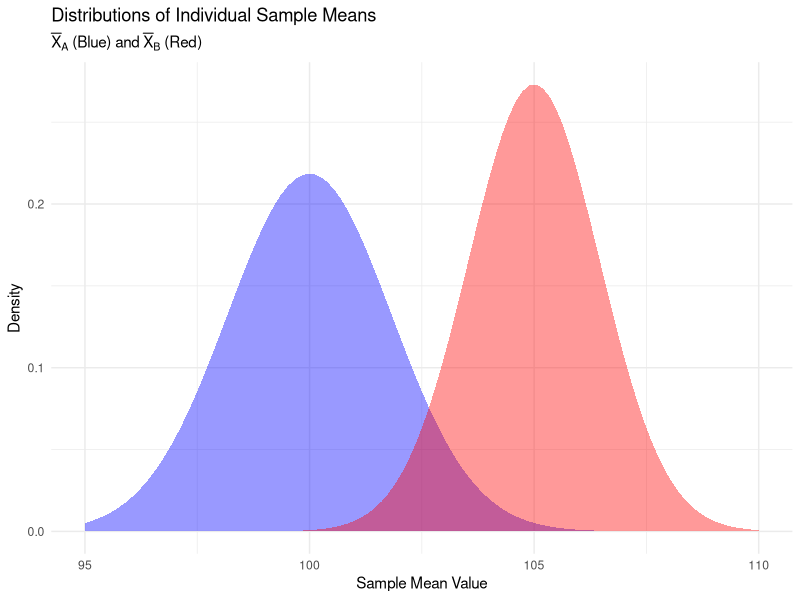
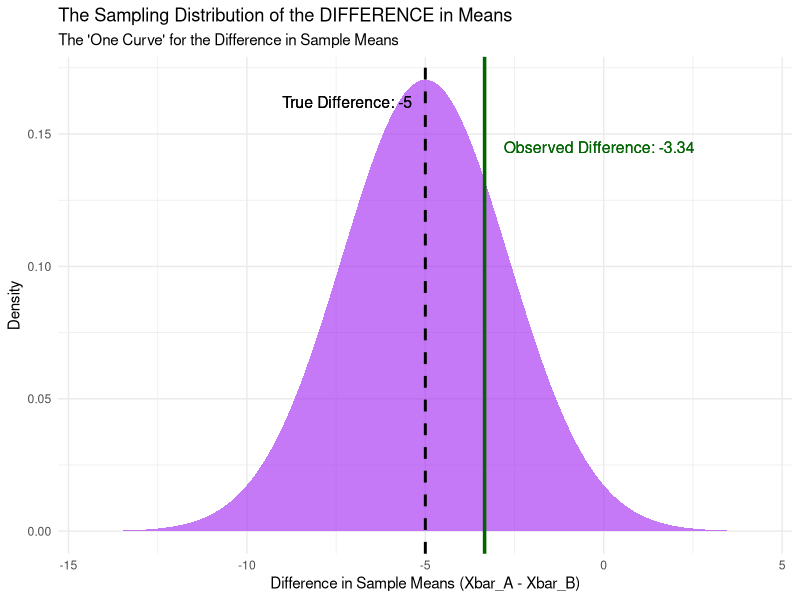

The R script that drew these images, in order:
## ---- chunk 1
#| label: setup
#| echo: false
#| message: false
library(ggplot2)
# Set a seed for reproducibility
set.seed(42) 

# --- Population Parameters (The "Truth") ---
mu_A <- 100
sigma_A <- 10
n_A <- 30

mu_B <- 105
sigma_B <- 8
n_B <- 30

# Calculate the theoretical values for the Difference Distribution
true_diff_mean <- mu_A - mu_B 
sd_diff_mean <- sqrt( (sigma_A^2 / n_A) + (sigma_B^2 / n_B) )
## ---- chunk 2
#| label: plot-individual-distributions
#| echo: true
#| code-fold: true
#| fig-width: 8
#| fig-height: 4
# Data for the individual sampling distributions (for plot limits)
data_sd_A <- data.frame(mean_A = c(mu_A - 3*sigma_A/sqrt(n_A), mu_A + 3*sigma_A/sqrt(n_A)))
data_sd_B <- data.frame(mean_B = c(mu_B - 3*sigma_B/sqrt(n_B), mu_B + 3*sigma_B/sqrt(n_B)))

# --- Individual Sample Mean Distributions Plot ---
ggplot(data.frame(x = c(95, 110)), aes(x)) +
  # Distribution A (Centered at mu_A = 100)
  stat_function(fun = dnorm, args = list(mean = mu_A, sd = sigma_A / sqrt(n_A)), 
                geom = "area", fill = "blue", alpha = 0.4) +
  # Distribution B (Centered at mu_B = 105)
  stat_function(fun = dnorm, args = list(mean = mu_B, sd = sigma_B / sqrt(n_B)), 
                geom = "area", fill = "red", alpha = 0.4) +
  labs(title = "Distributions of Individual Sample Means",
       subtitle = expression(paste(bar(X)[A], " (Blue) and ", bar(X)[B], " (Red)")),
       x = "Sample Mean Value", y = "Density") +
  theme_minimal()
## ---- chunk 3
#| label: sample-result
#| echo: true
# Take one random sample from each hypothetical population
sample_A <- rnorm(n = n_A, mean = mu_A, sd = sigma_A)
sample_B <- rnorm(n = n_B, mean = mu_B, sd = sigma_B)

# Calculate the single observed sample means and their difference
x_bar_A <- mean(sample_A)
x_bar_B <- mean(sample_B)
observed_diff <- x_bar_A - x_bar_B
## ---- chunk 4
#| label: plot-difference-distribution-stable
#| echo: true
#| code-fold: true
#| fig-width: 8
#| fig-height: 4
#| warning: false

# --- Sampling Distribution of the DIFFERENCE Plot ---
max_density <- dnorm(true_diff_mean, true_diff_mean, sd_diff_mean)

ggplot(data.frame(x = c(true_diff_mean - 4*sd_diff_mean, true_diff_mean + 4*sd_diff_mean)), aes(x)) +
  # The Distribution of the DIFFERENCE (The "One Curve")
  stat_function(fun = dnorm, args = list(mean = true_diff_mean, sd = sd_diff_mean), 
                geom = "area", fill = "purple", alpha = 0.6) +
  
  # Line for the True Difference (Center of the distribution)
  geom_vline(xintercept = true_diff_mean, color = "black", linetype = "dashed", size = 1) +
  
  # Line for the ONE Observed Difference from our samples
  geom_vline(xintercept = observed_diff, color = "darkgreen", size = 1.2) +
  
  labs(title = "The Sampling Distribution of the DIFFERENCE in Means",
       subtitle = "The 'One Curve' for the Difference in Sample Means",
       # SIMPLIFIED X-AXIS LABEL (This is the stable fix)
       x = "Difference in Sample Means (Xbar_A - Xbar_B)", 
       y = "Density") +
  
  # Text for True Difference 
  geom_text(aes(x = true_diff_mean, y = max_density * 0.95), 
            label = "True Difference: -5", 
            hjust = 1.1, size = 4) +
  
  # Text for Observed Difference 
  geom_text(aes(x = observed_diff, y = max_density * 0.85), 
            label = paste("Observed Difference:", round(observed_diff, 2)), 
            hjust = -0.1, size = 4, color = "darkgreen") +
  
  theme_minimal()
